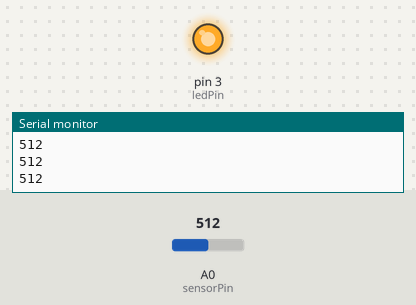
The sketch below on a simulated Arduino Uno, built with avr-gcc and run on an emulated ATmega328P. On the bench: output pins drawn as LEDs (lit = HIGH), the last lines printed to the serial monitor. The inputs (shaded band) are chosen by the test bench; at power-on: A0 (sensorPin) = 512.

Above: at 1.2 s.
1.3 s: A0 (sensorPin) set to 493
At 2.4 s:
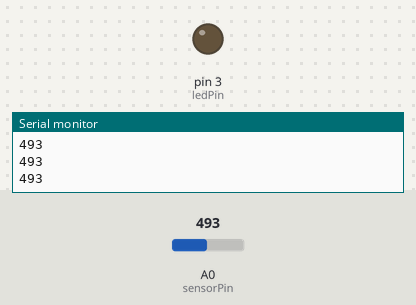
2.9 s: A0 (sensorPin) set to 510
At 3.7 s:
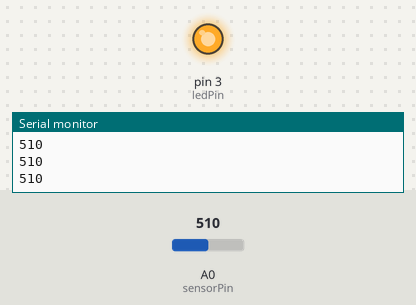
4.5 s: A0 (sensorPin) set to 490
At 5.1 s:
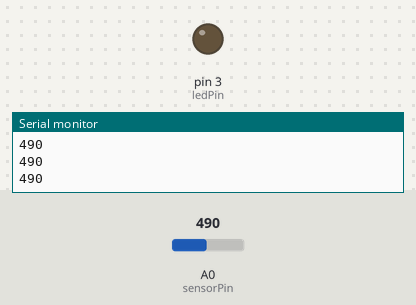
Timing chart, 0 to 7.5 s (numbered marks = the images above; inputs shaded):
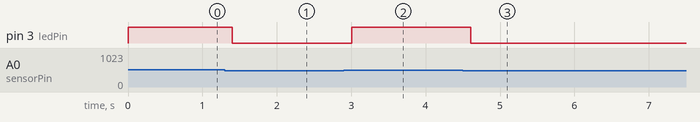

Measured:
- the behaviour switches between 501 and 500 on A0 (sensorPin) (found by bisection; images 0 and 1)
- after the input at 1.3 s, pin 3 (ledPin): HIGH → LOW after 0.10 s
- after the input at 2.9 s, pin 3 (ledPin): LOW → HIGH after 0.10 s
- after the input at 4.5 s, pin 3 (ledPin): HIGH → LOW after 0.11 s

The sketch:

code.ino
```cpp
int sensorPin = A0; // sensor connected to analog pin A0
int sensorValue = 0; // variable to store the value coming from the sensor
int ledPin = 3; // LED connected to digital pin 3


void setup()
{
  Serial.begin(9600);  // initialize serial communication at 9600 bits per second
  pinMode(ledPin, OUTPUT); // declare the ledPin as an OUTPUT
}


void loop()
{
  sensorValue = analogRead(sensorPin);  // read the value from the sensor
  Serial.println(sensorValue); // print the sensor value to the serial monitor

  if (sensorValue > 500)
  {
    digitalWrite(ledPin, HIGH); // turn the ledPin on
  }
  else
  {
    digitalWrite(ledPin, LOW); // turn the ledPin off
  }
  delay(200); // delay 200 milliseconds
}
```
